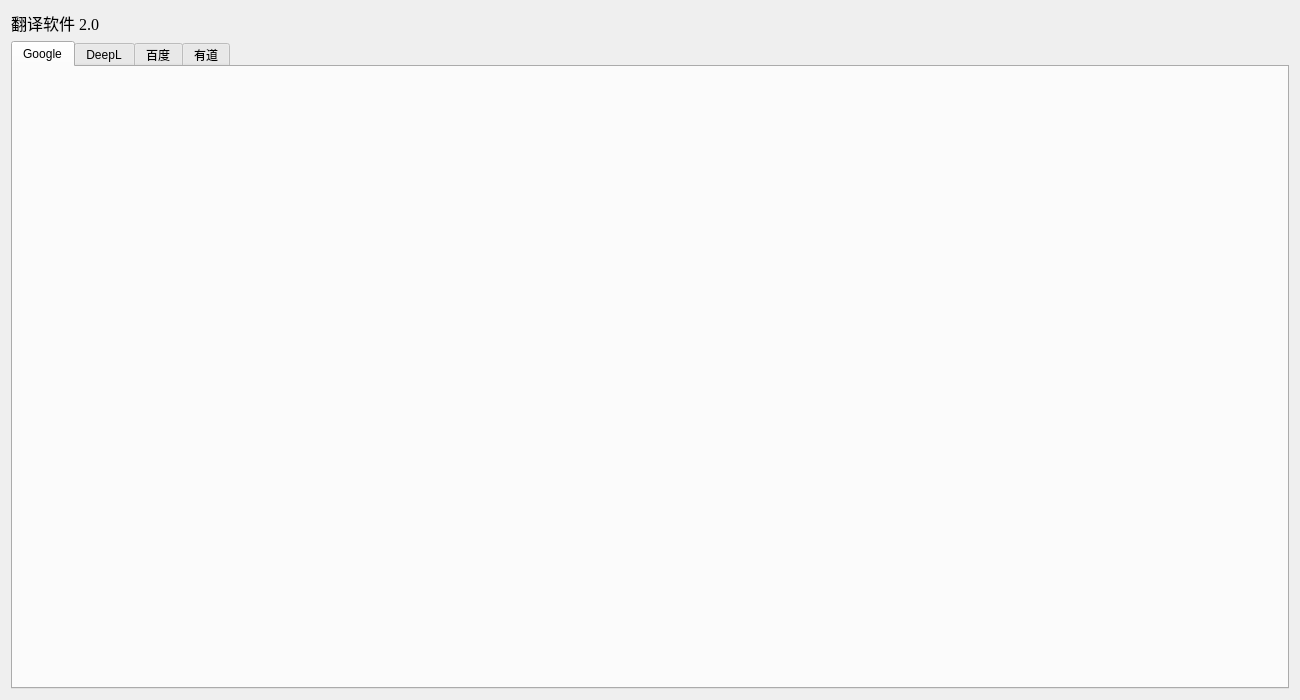
<?xml version="1.0" encoding="UTF-8"?>
<ui version="4.0">
 <class>Form</class>
 <widget class="QWidget" name="Form">
  <property name="geometry">
   <rect>
    <x>0</x>
    <y>0</y>
    <width>1300</width>
    <height>700</height>
   </rect>
  </property>
  <property name="windowTitle">
   <string>翻译软件2.0</string>
  </property>
  <layout class="QVBoxLayout" name="verticalLayout">
   <item>
    <widget class="QLabel" name="window_title">
     <property name="enabled">
      <bool>true</bool>
     </property>
     <property name="maximumSize">
      <size>
       <width>300</width>
       <height>16777215</height>
      </size>
     </property>
     <property name="font">
      <font>
       <family>Times New Roman</family>
       <pointsize>12</pointsize>
      </font>
     </property>
     <property name="text">
      <string>翻译软件 2.0</string>
     </property>
    </widget>
   </item>
   <item>
    <widget class="QWidget" name="widget" native="true">
     <layout class="QGridLayout" name="gridLayout">
      <property name="leftMargin">
       <number>0</number>
      </property>
      <property name="topMargin">
       <number>0</number>
      </property>
      <property name="rightMargin">
       <number>0</number>
      </property>
      <property name="bottomMargin">
       <number>0</number>
      </property>
      <property name="spacing">
       <number>0</number>
      </property>
      <item row="0" column="0">
       <widget class="QTabWidget" name="tabWidget">
        <property name="currentIndex">
         <number>0</number>
        </property>
        <widget class="QWidget" name="google_tab">
         <attribute name="title">
          <string>Google</string>
         </attribute>
        </widget>
        <widget class="QWidget" name="deepl_tab">
         <attribute name="title">
          <string>DeepL</string>
         </attribute>
        </widget>
        <widget class="QWidget" name="baidu_tab">
         <attribute name="title">
          <string>百度</string>
         </attribute>
        </widget>
        <widget class="QWidget" name="youdao_tab">
         <attribute name="title">
          <string>有道</string>
         </attribute>
        </widget>
       </widget>
      </item>
     </layout>
    </widget>
   </item>
  </layout>
 </widget>
 <resources/>
 <connections/>
</ui>
